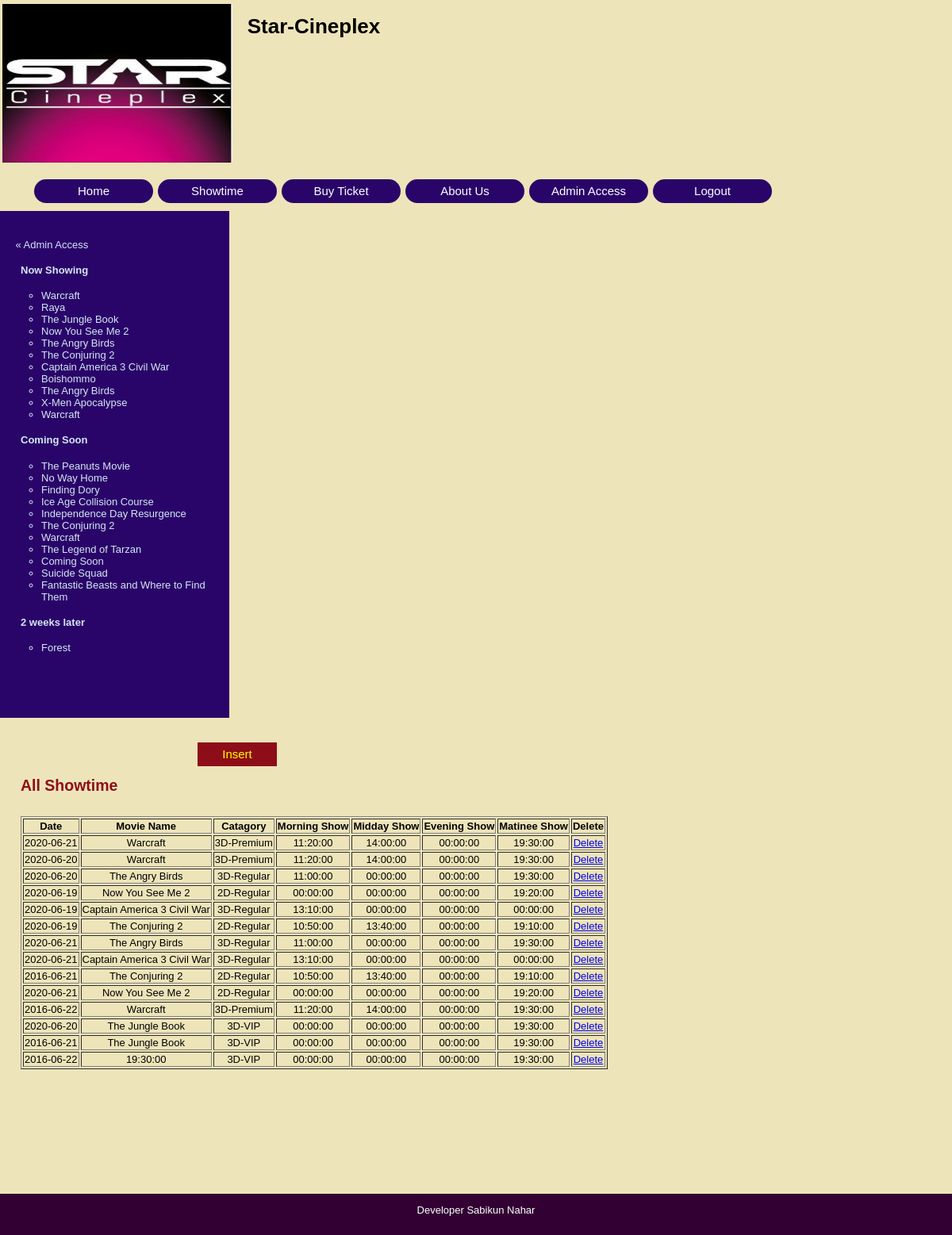
The app's page /manage_showtime.php with its own data.
### tables this page shows
CREATE TABLE `subjects` (
  `id` int(11) NOT NULL,
  `menu_name` varchar(30) NOT NULL,
  `position` int(3) NOT NULL,
  `visible` tinyint(1) NOT NULL
);

CREATE TABLE `pages` (
  `id` int(11) NOT NULL,
  `subject_id` int(11) NOT NULL,
  `menu_name` text NOT NULL,
  `position` int(3) NOT NULL,
  `visible` tinyint(1) NOT NULL,
  `content` varchar(1000) NOT NULL
);

CREATE TABLE `showtime` (
  `id` int(11) NOT NULL,
  `show_date` date NOT NULL,
  `name` text NOT NULL,
  `catagory` text NOT NULL,
  `morning` time DEFAULT NULL,
  `midday` time DEFAULT NULL,
  `evening` time DEFAULT NULL,
  `matinee` time DEFAULT NULL
);

### public/manage_showtime.php (the view, shortened to what this page needs)
<?php require_once("../includes/db_connection.php"); ?>
<?php require_once("../includes/functions.php"); ?>
<?php include("../includes/layouts/header.php"); ?>
<?php
	if(isset($_POST['bydate'])){
		$s_date = $_POST['date'];
		$query = "SELECT * FROM showtime WHERE show_date = '{$s_date}'";
		$db = mysqli_query($connection, $query);
		if(!$db){
			echo "Error -_-";
		}
	} else{
		$query = "SELECT * FROM showtime";
		$db = mysqli_query($connection, $query);
	}
?>
<div id="main">
	<div id="navigation">
	<br />
		<a href="admin.php">&laquo; Admin Access</a>
		<?php echo public_navigation($current_subject, $current_page);?>
	</div>
	<div id="page">
		<br />
		<div id="crud">
			<ul>
				<li><a href="new_showtime.php">Insert</a></li>
			</ul>
		</div>
		<h2>All Showtime</h2>
		<br />
		<table border="1" id="time-table">
			<tr>
				<th>Date</th>
				<th>Movie Name</th>
				<th>Catagory</th>
				<th>Morning Show</th>
				<th>Midday Show</th>
				<th>Evening Show</th>
				<th>Matinee Show</th>
				<th>Delete</th>
			</tr>
			<?php
				while($row = mysqli_fetch_array($db))
				{
					echo "<tr><td>$row[1]</td>";
					echo "<td>$row[2]</td>";
					echo "<td>$row[3]</td>";
					echo "<td>$row[4]</td>";
					echo "<td>$row[5]</td>";
					echo "<td>$row[6]</td>";
					echo "<td>$row[7]</td>";
					echo "<td><a href=\"delete_showtime.php?id=";
					echo $row[0];
					echo "\">Delete</td></tr>";
				}
			?>
		</table>
	</div>
</div>
<?php include("../includes/layouts/footer.php"); ?>

### includes/functions.php (shortened to what this page needs)
<?php
	function find_all_subjects($public=true){
		global $connection;
		$query  = "SELECT * ";
		$query .= "FROM subjects ";
		if($public){
			$query .= "WHERE visible = 1 ";
		}
		$query .= "ORDER BY position ASC";
		$subject_set = mysqli_query($connection, $query);
		return $subject_set;
	}
	function find_selected_page($public=false){
		if(isset($_GET["subject"])){
			$current_subject = find_subject_by_id($_GET["subject"], $public);
			if($current_subject && $public){
				$current_page = find_default_page_for_subject($current_subject["id"]);
			}else{
				$current_page = null;
			}
		}elseif(isset($_GET["page"])){
			$current_page = find_page_by_id($_GET["page"], $public);
			$current_subject = null;
		}else{
			$current_subject = null;
			$current_page = null;
		}
	}
	function find_pages_for_subject($subject_id, $public=true){
		global $connection;
		$query  = "SELECT * ";
		$query .= "FROM pages ";
		$query .= "WHERE subject_id = {$subject_id} ";
		if($public){
			$query .= "AND visible = 1 ";
		}
		$query .= "ORDER BY position ASC";
		$page_set = mysqli_query($connection, $query);
		return $page_set;
	}
	function public_navigation($current_subject, $current_page){
		$output = "<ul class=\"subjects\">";
		$subject_set = find_all_subjects();
		while($subject = mysqli_fetch_assoc($subject_set)){
			$output .= "<li";
			$output .= ">";
			$output .= "<h4><a href=\"index.php?subject=";
			$output .= urlencode($subject["id"]);
			$output .= "\">";
			$output .= $subject["menu_name"];
			$output .= "</a></h4>";
				$page_set = find_pages_for_subject($subject["id"]);
				$output .= "<ul class=\"pages\">";
				while($page = mysqli_fetch_assoc($page_set)){
					$output .= "<li";
					$output .= ">";
					$output .= "<a href=\"index.php?page=";
					$output .= urlencode($page["id"]);
					$output .= "\">";
					$output .= $page["menu_name"];
					$output .= "</a></li>";
				}
				$output .= "</ul>";
			$output .= "</li>";
		}
		$output .= "</ul>";
		return $output;
	}
?>

### public/stylesheets/public.css (style rules this page uses)
body { width: 100%; height: 100%; margin: 0; padding: 0; border: 0; font-family: Verdana, Arial, Helvetica, sans-serif; font-size: 13px; line-height: 15px; background: #EEE4B9; }
#crud { margin-left: 180px; }
#crud ul { height: 30px; width: 350px; }
#crud ul li { height: 30px; width:100px; background-color: ; float: left; text-align:center; list-style:none; font-size:15px; margin: 3px; line-height: 30px; }
#crud ul li a { text-decoration: none; display: block; background-color: #8D0D19; color: yellow; }
#main { height: 600px; width: 100%; margin: 0; padding: 0; background: #EEE4B9; }
#navigation { float: left; height: 100%; width:250px; margin-top: 100px; padding: 1.5em; margin: 0; background: #1A446C; color: #D4E6F4; }
#navigation a { color: #D4E6F4; text-decoration: none; }
ul.subjects { margin: .5em; padding-left: 0; list-style: none; }
ul.pages { padding-left: 2em; list-style: circle; font-weight: normal; }
#page { height: 100%; float: left; width:1020px; padding-left: 2em; vertical-align: top; background: #EEE4B9; }
#page h2 { color: #8D0D19; margin-top: 1em; }
#time-table { text-align: center; vertical-align:middle; }

### includes/layouts/header.php (style rules this page uses)
#navigation { background: #2a0569 !important; }

### records on screen
subjects: value "Now Showing"
pages: value "Warcraft"
pages: value "Raya"
pages: value "The Jungle Book"
pages: value "Now You See Me 2"
pages: value "The Angry Birds"
pages: value "The Conjuring 2"
pages: value "Captain America 3 Civil War"
pages: value "Boishommo"
pages: value "The Angry Birds"
pages: value "X-Men Apocalypse"
pages: value "Warcraft"
subjects: value "Coming Soon"
pages: value "The Peanuts Movie"
pages: value "No Way Home"
pages: value "Finding Dory"
pages: value "Ice Age Collision Course"
pages: value "Independence Day Resurgence"
pages: value "The Conjuring 2"
pages: value "Warcraft"
pages: value "The Legend of Tarzan"
pages: value "Coming Soon"
pages: value "Suicide Squad"
pages: value "Fantastic Beasts and Where to Find Them"
subjects: value "2 weeks later"
pages: value "Forest"
showtime: show_date "2020-06-21", name "Warcraft", catagory "3D-Premium", morning "11:20:00", midday "14:00:00", evening "00:00:00", matinee "19:30:00"
showtime: show_date "2020-06-20", name "Warcraft", catagory "3D-Premium", morning "11:20:00", midday "14:00:00", evening "00:00:00", matinee "19:30:00"
showtime: show_date "2020-06-20", name "The Angry Birds", catagory "3D-Regular", morning "11:00:00", midday "00:00:00", evening "00:00:00", matinee "19:30:00"
showtime: show_date "2020-06-19", name "Now You See Me 2", catagory "2D-Regular", morning "00:00:00", midday "00:00:00", evening "00:00:00", matinee "19:20:00"
showtime: show_date "2020-06-19", name "Captain America 3 Civil War", catagory "3D-Regular", morning "13:10:00", midday "00:00:00", evening "00:00:00", matinee "00:00:00"
showtime: show_date "2020-06-19", name "The Conjuring 2", catagory "2D-Regular", morning "10:50:00", midday "13:40:00", evening "00:00:00", matinee "19:10:00"
showtime: show_date "2020-06-21", name "The Angry Birds", catagory "3D-Regular", morning "11:00:00", midday "00:00:00", evening "00:00:00", matinee "19:30:00"
showtime: show_date "2020-06-21", name "Captain America 3 Civil War", catagory "3D-Regular", morning "13:10:00", midday "00:00:00", evening "00:00:00", matinee "00:00:00"
showtime: show_date "2016-06-21", name "The Conjuring 2", catagory "2D-Regular", morning "10:50:00", midday "13:40:00", evening "00:00:00", matinee "19:10:00"
showtime: show_date "2020-06-21", name "Now You See Me 2", catagory "2D-Regular", morning "00:00:00", midday "00:00:00", evening "00:00:00", matinee "19:20:00"
showtime: show_date "2016-06-22", name "Warcraft", catagory "3D-Premium", morning "11:20:00", midday "14:00:00", evening "00:00:00", matinee "19:30:00"
showtime: show_date "2020-06-20", name "The Jungle Book", catagory "3D-VIP", morning "00:00:00", midday "00:00:00", evening "00:00:00", matinee "19:30:00"
showtime: show_date "2016-06-21", name "The Jungle Book", catagory "3D-VIP", morning "00:00:00", midday "00:00:00", evening "00:00:00", matinee "19:30:00"
showtime: show_date "2016-06-22", name "19:30:00", catagory "3D-VIP", morning "00:00:00", midday "00:00:00", evening "00:00:00", matinee "19:30:00"
